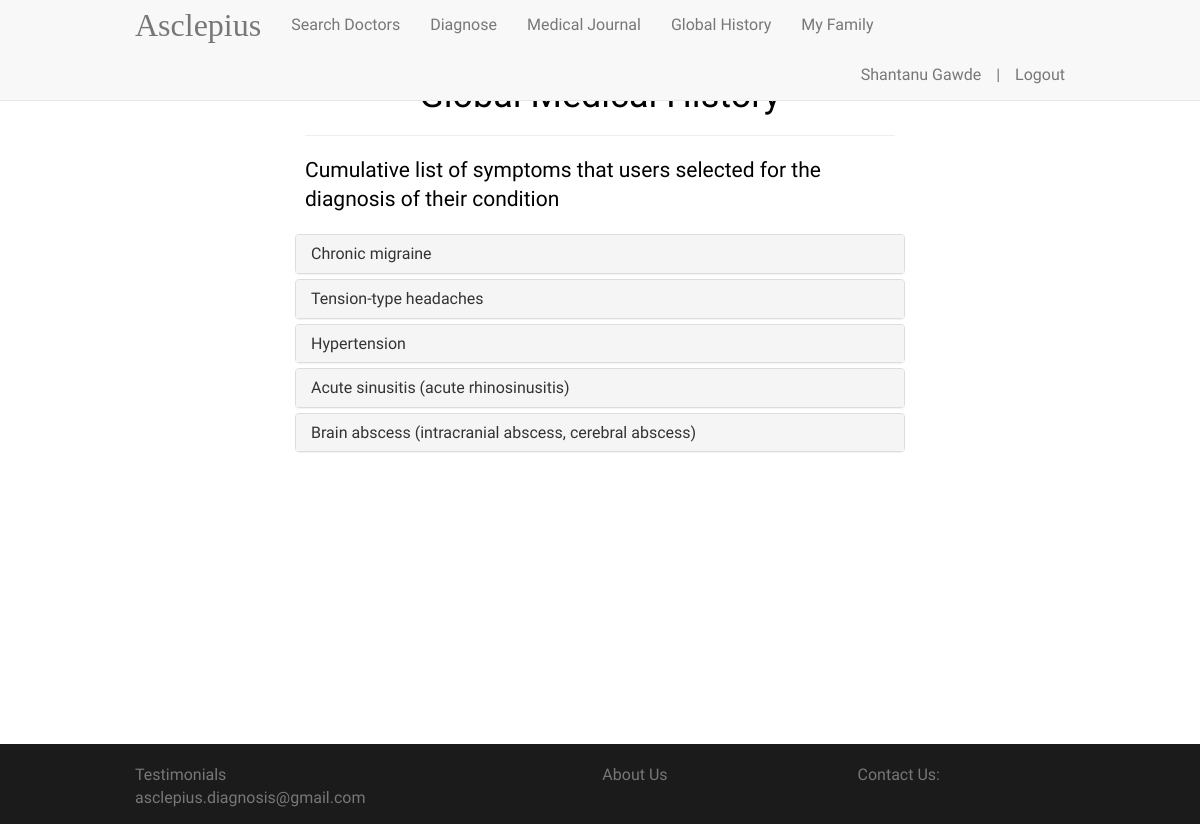
The page /globalhistory (signed in) on the database as committed earlier.
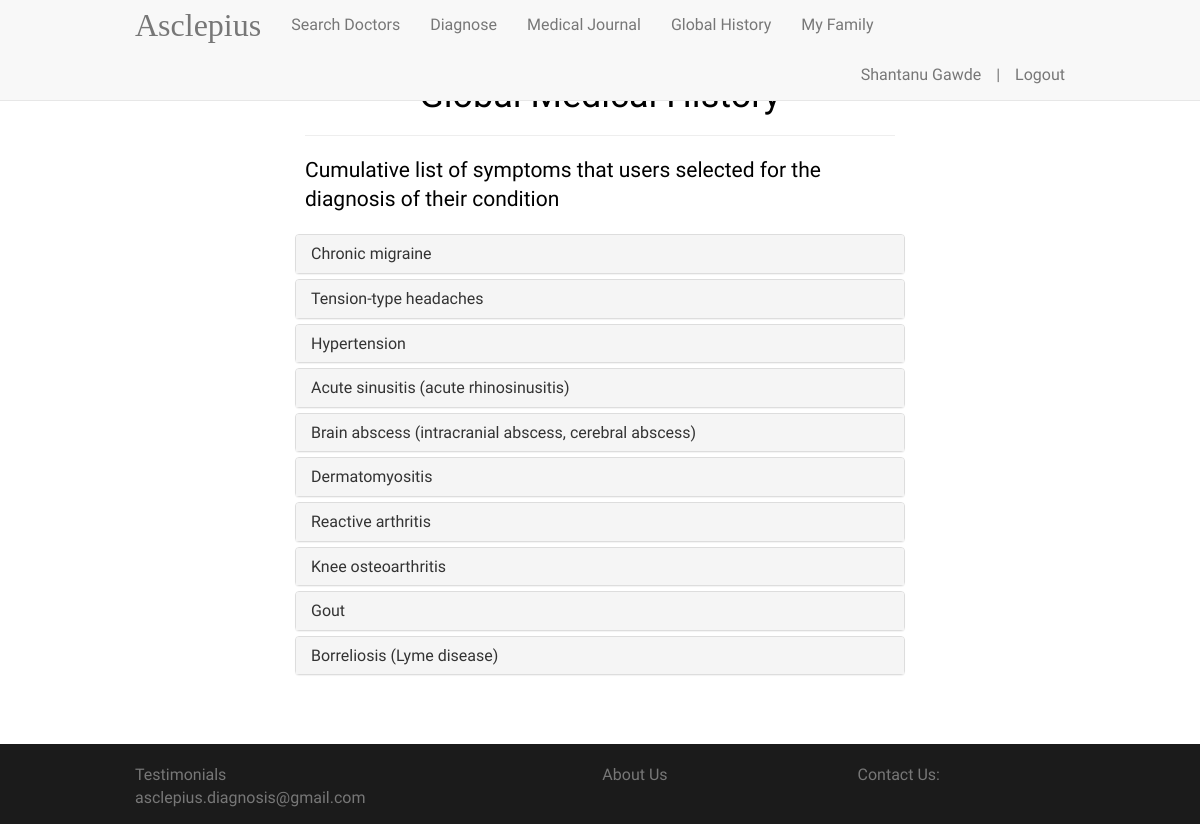
The same page on the database as committed later.
### app/models.py (models this page shows, shortened)
class User(UserMixin, db.Model):
    __tablename__ = 'users'
    id = db.Column(db.Integer, primary_key=True)
    name = db.Column(db.String(120))
    age = db.Column(db.Integer)
    email = db.Column(db.String(120), unique=True, index=True)
    gender = db.Column(db.String(120))
    locality = db.Column(db.String(120))
    risks = db.relationship('Risk',
                            secondary=riskuser,
                            backref=db.backref('users', lazy='dynamic'),
                            lazy='dynamic')
    mylog = db.relationship('UserConditionHistory', backref=db.backref('users'), order_by='desc(UserConditionHistory.timestamp)')
    password_hash = db.Column(db.String(128))
    family_id = db.Column(db.Integer, default=0)
    @property
    def password(self):
        raise AttributeError('password is not a readable attribute')

class Condition(db.Model):
    __tablename__ = 'conditions'
    id = db.Column(db.String(30), primary_key=True)
    name = db.Column(db.String(360))
    symptoms = db.relationship('Symptom',
                               secondary=globalhistory,
                               backref=db.backref('conditions', lazy='dynamic'),
                               lazy='dynamic')
    def get_symptoms(self):
        return self.symptoms.all()

### app/views.py (the view)
@app.route('/globalhistory')
@login_required
def globalhistory():
    all_conditions = Condition.query.all()
    return render_template('globalhistory.html', all_conditions=all_conditions)

### app/models.py (called while the page is built)
@login_manager.user_loader
def load_user(user_id):
    return User.query.get(int(user_id))

### app/views.py (called while the page is built)
@app.before_request
def before_request():
    g.user = current_user

### app/templates/globalhistory.html (shortened to what this page needs)
{% extends "base.html" %}
{% block content %}
<div class="container" style="padding-top: 3%; display: none">
    <div class="col-md-8 col-md-offset-2" style="color: black">
        <div class="page-header">
            <h1 style="text-align: center">Global Medical History</h1>
        </div>
        {% if all_conditions|length > 0 %}
        <p class="lead" style="margin-top: 20px">Cumulative list of symptoms that users selected for the
            diagnosis of their condition</p>
        {% else %}
        <p class="lead" style="margin-top: 20px">No conditions diagnosed by Asclepius</p>
        {% endif %}
    </div>
    <div class="row">
        <div class="col-md-8 col-md-offset-2" style="padding-bottom:20px">
            <div class=panel-group role=tablist id="accordion">
                {% set count=0 %}
                {% for condition in all_conditions %}
                {% if condition.get_symptoms()|length > 0 %}
                {% set count = count + 1 %}
                <div class="panel panel-default">
                    <div class=panel-heading role=tab id=collapseListGroupHeading{{count}}>
                        <h4 class=panel-title><a href=#collapseListGroup{{count}} class=collapsed role=button
                                                 data-toggle=collapse data-parent="#accordion" aria-expanded=false
                                                 aria-controls=collapseListGroup{{count}}> {{ condition.name }} </a></h4>
                    </div>
                </div>
                {% endif %}
                {% endfor %}
            </div>
        </div>
    </div>
</div>
{% endblock %}

### app/templates/base.html (shortened to what this page needs)
<!DOCTYPE html>
<html lang="en">
<head>
    <link rel="stylesheet" href="{{ url_for('static', filename='css/bootstrap.min.css') }}">
    <link rel="stylesheet" href="{{ url_for('static', filename='css/font-awesome.min.css') }}">
</head>
<body>
<nav class="navbar navbar-default navbar-fixed-top">
    <div class="container">
        <div class="navbar-header">
            <a class="navbar-brand" style="font-family: 'Cinzel', serif; font-size: 32px;"
               href="{{ url_for('index') }}">Asclepius</a>
        </div>
        <div class="collapse navbar-collapse" id="bs-example-navbar-collapse-1">
            {% if g.user.is_authenticated %}
            <ul class="nav navbar-nav">
                <li><a href="{{ url_for('searchdoctor') }}">Search Doctors</a></li>
                <li><a href="{{ url_for('searchphrases') }}">Diagnose</a></li>
                <li><a href="{{ url_for('conditionhistory') }}">Medical Journal</a></li>
                <li><a href="{{ url_for('globalhistory') }}">Global History</a></li>
                <li><a href="{{ url_for('family') }}">My Family</a></li>
            </ul>
            <ul class="nav navbar-nav navbar-right">
                <li><a style="padding-right:0px" disabled="disabled">{{ g.user.name }}</a></li>
                <li><a style="padding-right:0px" disabled="disabled">|</a></li>
                <li><a href="{{ url_for('logout') }}">Logout</a></li>
            </ul>
            {% endif %}
        </div>
    </div>
</nav>
{% block content %}{% endblock %}
<footer class="footer">
    <div class="container">
        <p class="text-muted"><a href="#" style="text-decoration: inherit; color: inherit">Testimonials</a>
        <a href="{{ url_for('aboutus') }}" style="margin-left: 40%; text-decoration: inherit; color: inherit">About Us</a>
            <span style="margin-left: 20%">Contact Us: asclepius.diagnosis@gmail.com</span></p>
    </div>
</footer>
</body>
</html>

Rows that differ between the two databases and show on the page:
added Condition: name "Dermatomyositis"
added Condition: name "Reactive arthritis"
added Condition: name "Knee osteoarthritis"
added Condition: name "Gout"
added Condition: name "Borreliosis (Lyme disease)"
